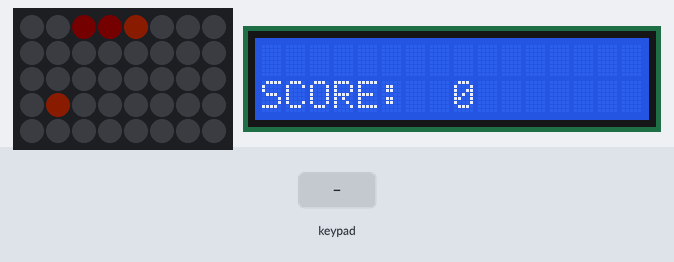
This sketch was run on a simulated Arduino Uno, built with avr-gcc and run on an emulated ATmega328P. Shown: 8×5 RGB LED matrix (first LED top left, wired row by row), 16×2 character LCD. The inputs (shaded band) are chosen by the test bench. Dim RGB values are drawn brighter than linear; random numbers use the default seed unless the sketch sets one.

Above: at 1.2 s.
1.3 s: key '1' pressed
At 1.95 s:
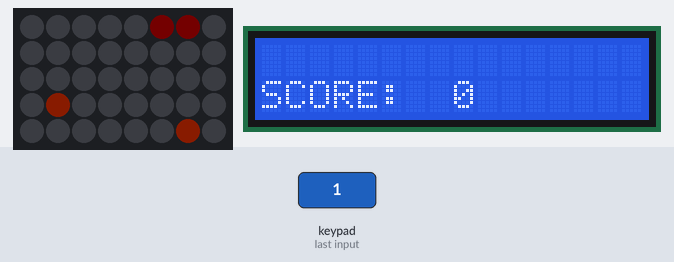
3.3 s: keypad keys 4 5 6 7 pressed 0.4 s apart
At 4.35 s:
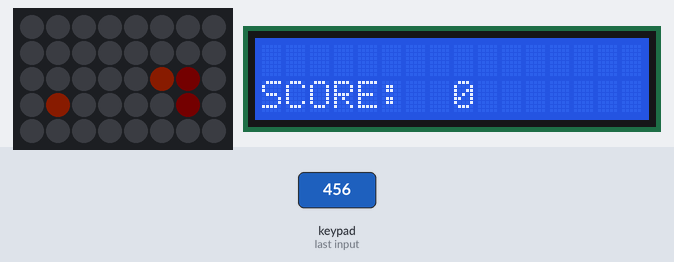
6.4 s: key '2' pressed
At 7.05 s:
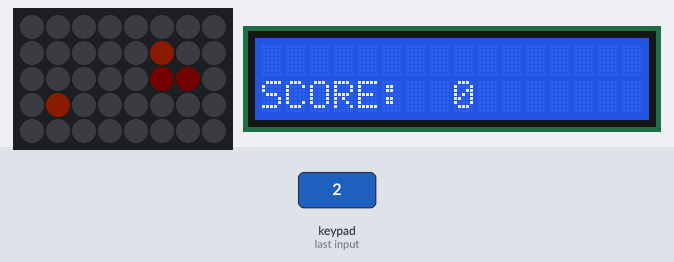
8.4 s: keypad keys 4 5 6 7 A pressed 0.4 s apart
At 9.45 s:
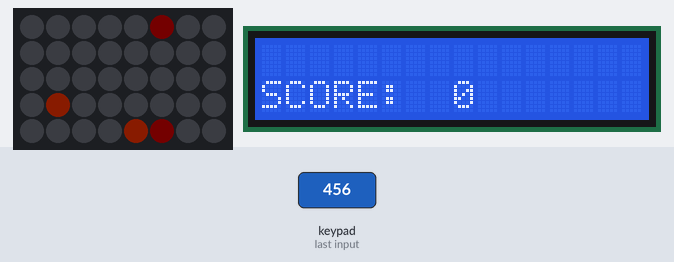
Timing chart, 0 to 11.4 s (numbered marks = the images above; inputs shaded):
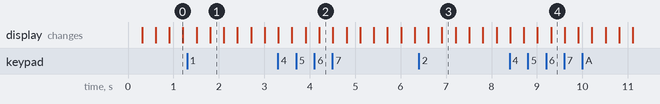

The sketch:

SnakeKeypadWithScore.ino
```cpp
#include <Adafruit_NeoMatrix.h>
#include <LiquidCrystal.h>
#include <Keypad.h>

#include "pixellist.h"

#define MATRIX_PIN A0

char g_cKeyIn;
int g_iScore = 0;

class CyclicTask
{
public:
    CyclicTask(uint32_t u32CyclicRate) : m_u32CyclicRate(u32CyclicRate), m_u32CyclicTimer(0) {};

    void vUpdateClk(uint32_t u32CurrTime)
    {
        if (u32CurrTime - m_u32CyclicTimer >= m_u32CyclicRate)
        {
            m_u32CyclicTimer = u32CurrTime;
            vProcess();
        }
    };

    // Implement your functionality in this function
    virtual void vProcess() = 0;

protected:
    uint32_t m_u32CyclicRate;
    uint32_t m_u32CyclicTimer;
};

class Snake : public CyclicTask
{
public:
    static uint16_t u16ApplyFade(uint16_t u16Color, uint8_t u8FadeFactor)
    {
        uint32_t r = ((u16Color >> 11) * u8FadeFactor) >> 8;
        uint32_t g = (((u16Color & 0x07E0) >> 5) * u8FadeFactor) >> 8;
        uint32_t b = ((u16Color & 0x001F) * u8FadeFactor) >> 8;
        return static_cast<int16_t> ((r << 11) + (g << 5) + b);
    }


    enum tenMoveDir { LEFT, RIGHT, UP, DOWN };
    Snake(uint32_t u32CyclicRate, Adafruit_NeoMatrix *poDisplay, Keypad *poKeyPad, uint16_t *pau16Palette, uint16_t u16PaletteSize)
        : CyclicTask(u32CyclicRate), m_poDisplay(poDisplay), m_poKeyPad(poKeyPad), m_pau16Palette(pau16Palette), m_u16PaletteSize(u16PaletteSize)
    {
        m_oFood.xPos = random(m_poDisplay->width());
        m_oFood.yPos = random(m_poDisplay->height());
        m_u16ColorIdx = 0;
        vResetState();
    };

protected:
    Adafruit_NeoMatrix *m_poDisplay;
    Keypad *m_poKeyPad;

    uint16_t   m_u16HeadColor;
    uint16_t   m_u16TailColor;
    uint16_t  *m_pau16Palette;
    uint16_t   m_u16PaletteSize;
    uint16_t   m_u16ColorIdx;
    tenMoveDir m_enDir;
    PixelList  m_oSnake;
    Pixel      m_oFood;
    bool       m_boGrowBigger;

    virtual void vProcess()
    {
        // 1. Clear screen
        m_poDisplay->fillScreen(0);

        // 2. Draw Food
        m_poDisplay->drawPixel(m_oFood.xPos, m_oFood.yPos, m_u16HeadColor);

        // 3. Draw snake
        vDrawSnake();

        // 4. check food against head, set flag to growBigger, generate a new food in different location
        vEatIfYouCan();

        // 5. calculate next position, check for game over if head hits body
        vCalcNewPos();

        m_poDisplay->show();
    };

private:
    void vCalcNewPos(void)
    {
        bool boChangeDir = false;
        char cKeyIn = g_cKeyIn;
        if (cKeyIn != NO_KEY)
            g_cKeyIn = NO_KEY; //clear the global key counter

        Pixel oNewPix(m_oSnake.pHead->xPos, m_oSnake.pHead->yPos);


        //if direction is U or D, movement can only be L/R
        if ((m_enDir == UP) || (m_enDir == DOWN))
        {
            if ((cKeyIn == '7') ||
                (cKeyIn == '3') ||
                (cKeyIn == 'B'))
            {   // +X movement
                boChangeDir = true;
                m_enDir = RIGHT;
                vMoveRight(oNewPix);
            }
            else if ((cKeyIn == '5') ||
                (cKeyIn == '1') ||
                (cKeyIn == '9'))
            {
                boChangeDir = true;
                m_enDir = LEFT;
                vMoveLeft(oNewPix);
            }
        }
        else if ((m_enDir == LEFT) || (m_enDir == RIGHT)) //if direction is L or R, movement can only be Up/Down
        {
            if ((cKeyIn == 'A') ||
                (cKeyIn == '9') ||
                (cKeyIn == 'B'))
            { //+y
                boChangeDir = true;
                m_enDir = DOWN;
                vMoveDown(oNewPix);
            }
            else if ((cKeyIn == '2') ||
                (cKeyIn == '1') ||
                (cKeyIn == '3'))
            { //-y
                boChangeDir = true;
                m_enDir = UP;
                vMoveUp(oNewPix);
            }
        }

        if (boChangeDir == false)
        {
            switch (m_enDir) {
            case RIGHT:
                vMoveRight(oNewPix);
                break;

            case LEFT:
                vMoveLeft(oNewPix);
                break;

            case DOWN:
                vMoveDown(oNewPix);
                break;

            case UP:
                vMoveUp(oNewPix);
                break;
            }
        }

        if (boCheckCollision(oNewPix) == false) //doesn't collide
        {
            m_oSnake.vPushFront(oNewPix);
            if (!m_boGrowBigger) //dont grow bigger, you didnt eat
                m_oSnake.oPopBack();
            else
                m_boGrowBigger = false;
        }
        else
        {
            m_oSnake.vClearList();
            vResetState();
        }
    }

    void vDrawSnake(void)
    {
        Pixel *it = m_oSnake.pHead;

        while (it)
        {
            m_poDisplay->drawPixel(it->xPos, it->yPos, (it == m_oSnake.pHead ? m_u16HeadColor : m_u16TailColor));
            it = it->pNext;
        }

    }

    void vMoveRight(Pixel &oNewPix)
    {
        if (oNewPix.xPos + 1 < m_poDisplay->width())
        {
            oNewPix.xPos += 1;
        }
        else
        {
            oNewPix.xPos = 0; //wrap around imp
        }
    }

    void vMoveLeft(Pixel &oNewPix)
    {
        if (oNewPix.xPos - 1 >= 0)
        {
            oNewPix.xPos -= 1;
        }
        else
        {
            oNewPix.xPos = m_poDisplay->width() - 1; //wrap
        }
    }

    void vMoveUp(Pixel &oNewPix)
    {
        if (oNewPix.yPos - 1 >= 0)
        {
            oNewPix.yPos -= 1;
        }
        else
        {
            oNewPix.yPos = m_poDisplay->height() - 1; //wrap
        }
    }

    void vMoveDown(Pixel &oNewPix)
    {
        if (oNewPix.yPos + 1 < m_poDisplay->height())
        {
            oNewPix.yPos += 1;
        }
        else
        {
            oNewPix.yPos = 0; //wrap
        }
    }

    void vResetState(void)
    {
        //reset condition
        m_enDir = RIGHT;
        m_oSnake.vPushFront(Pixel(0, 0));
        m_oSnake.vPushFront(Pixel(1, 0));
        m_oSnake.vPushFront(Pixel(2, 0));

        if (m_u16ColorIdx + 1 < m_u16PaletteSize)
            ++m_u16ColorIdx;
        else
            m_u16ColorIdx = 0;

        m_u16HeadColor = u16ApplyFade(m_pau16Palette[m_u16ColorIdx], 128);
        m_u16TailColor = u16ApplyFade(m_pau16Palette[m_u16ColorIdx], 64);
        //m_u16HeadColor = m_pau16Palette[m_u16ColorIdx];
        //m_u16TailColor = m_pau16Palette[m_u16ColorIdx];

        vResetFood();

        g_iScore = 0;//reset score
    }

    // returns true IF pixel collides with body
    bool boCheckCollision(Pixel &oPixel)
    {
        Pixel *it = m_oSnake.pHead;

        while (it)
        {
            if ((it->xPos == oPixel.xPos) && (it->yPos == oPixel.yPos))
                return true;
            it = it->pNext;
        }

        return false; //does not collide
    }

    void vEatIfYouCan(void)
    {
        if ((m_oFood.xPos == m_oSnake.pHead->xPos) &&
            (m_oFood.yPos == m_oSnake.pHead->yPos))
        {
            m_boGrowBigger = true;
            ++g_iScore; //increase score
            vResetFood();
        }
    }

    void vResetFood(void)
    {
        do
        {
            m_oFood.xPos = random(m_poDisplay->width());
            m_oFood.yPos = random(m_poDisplay->height());
        } while (boCheckCollision(m_oFood)); //if new food is inside body, generate a new one
    }
};


const byte ROWS = 4; //four rows
const byte COLS = 4; //four columns
char keys[ROWS][COLS] = {
    { '1','2','3','4' },
    { '5','6','7','8' },
    { '9','A','B','C' },
    { 'D','E','F','G' }
};

byte rowPins[ROWS] = { 3, 2, 1, 0 }; // Rows 0..3 [R0,R1,R2,R3]
byte colPins[COLS] = { 4, 5, 6, 7 }; // Cols 0..3 [C0,C1,C2,C3]

Keypad g_oKeyPad(makeKeymap(keys), rowPins, colPins, ROWS, COLS);

uint16_t g_au16RainbowPalette[] = { 0xF800, 0xFC00, 0xFFE0, 0x07E0, 0x001F, 0x801F, 0xF81F };


// Setup for landscape mode
Adafruit_NeoMatrix matrix(8, 5, MATRIX_PIN,
    NEO_MATRIX_TOP + NEO_MATRIX_LEFT +
    NEO_MATRIX_ROWS + NEO_MATRIX_PROGRESSIVE,
    NEO_GRB + NEO_KHZ800);

LiquidCrystal lcd(8, 9, 10, 11, 12, 13);

Snake myPixel(300, &matrix, &g_oKeyPad, g_au16RainbowPalette, sizeof(g_au16RainbowPalette) / sizeof(uint16_t));

void setup() {

    //Serial.begin(9600);

    matrix.begin();
    matrix.setBrightness(64);
    matrix.fillScreen(0x0); //black

    lcd.begin(16, 2);
    lcd.setCursor(0, 1);
    lcd.write("SCORE:");
    lcd.setCursor(8, 1);
    g_oKeyPad.setHoldTime(100);

    randomSeed(analogRead(0));
}

void loop()
{
    //cKeyIn
    char temp = g_oKeyPad.getKey();
    if (temp != NO_KEY)
        g_cKeyIn = temp;

    myPixel.vUpdateClk(millis());
    lcd.setCursor(8, 1);


    String sScore(g_iScore);

    if (g_iScore > 0)
        lcd.write(sScore.c_str());
    else
        lcd.write("0 "); //clear the previous
}
```

pixellist.h
```cpp
// pixellist.h

#ifndef _PIXELLIST_h
#define _PIXELLIST_h

#if defined(ARDUINO) && ARDUINO >= 100
	#include "arduino.h"
#else
	#include "WProgram.h"
#endif

struct Pixel
{
    Pixel(int x = 0, int y = 0) : xPos(x), yPos(y), pNext(0), pPrev(0) {};

    int xPos;
    int yPos;
    Pixel *pNext;
    Pixel *pPrev;
};

struct PixelList
{
    PixelList() : pHead(0), pTail(0) {};
    ~PixelList()
    {
        while (pHead != 0)
        {
            Pixel *pTemp = pHead;
            pHead = pHead->pNext;

            //cout << "freeing " << pTemp->xPos << "," << pTemp->yPos << endl;
            free(pTemp);
        }
    };


    void vPushBack(Pixel oPixel)
    {
        Pixel *pNode = (Pixel *)malloc(sizeof(Pixel));
        pNode->xPos = oPixel.xPos;
        pNode->yPos = oPixel.yPos;
        pNode->pNext = 0;
        pNode->pPrev = 0;

        if (pHead == 0) //First entry
        {
            pHead = pNode;
            pTail = pNode;
        }
        else
        {
            pTail->pNext = pNode;
            pNode->pPrev = pTail;
            pTail = pNode;
        }
    }

    void vPushFront(Pixel oPixel)
    {
        Pixel *pNode = (Pixel *)malloc(sizeof(Pixel));
        pNode->xPos = oPixel.xPos;
        pNode->yPos = oPixel.yPos;
        pNode->pNext = 0;
        pNode->pPrev = 0;

        if (pHead == 0)
        {
            pHead = pNode;
            pTail = pNode;
        }
        else
        {
            pNode->pNext = pHead;
            pHead->pPrev = pNode;
            pHead = pNode;
        }
    }

    Pixel oPopFront(void)
    {
        Pixel oReturn(0, 0);

        if (pHead != 0)
        {
            oReturn.xPos = pHead->xPos;
            oReturn.yPos = pHead->yPos;
            Pixel *pTemp = pHead;

            pHead = pHead->pNext;
            if (pHead) {
                pHead->pPrev = 0;
            }
            else { //reached the end
                pTail = 0;
            }

            //cout << "freeing " << pTemp->xPos << "," << pTemp->yPos << endl;
            free(pTemp);
        }

        return oReturn;
    }

    Pixel oPopBack(void)
    {
        Pixel oReturn(0, 0);

        if (pTail != 0)
        {
            oReturn.xPos = pTail->xPos;
            oReturn.yPos = pTail->yPos;
            Pixel *pTemp = pTail;

            pTail = pTail->pPrev;
            if (pTail) { //not yet empty
                pTail->pNext = 0;
            }
            else { //empty
                pHead = 0;
            }
            //cout << "freeing " << pTemp->xPos << "," << pTemp->yPos << endl;
            free(pTemp);
        }

        return oReturn;
    }

    void vClearList(void)
    {
        while (pHead != 0)
        {
            Pixel *pTemp = pHead;
            pHead = pHead->pNext;

            //cout << "freeing " << pTemp->xPos << "," << pTemp->yPos << endl;
            free(pTemp);
        }
        pTail = 0;
    };
    //void vShowContents(void)
    //{
    //    Pixel *pIterator = pHead;
    //    while (pIterator != 0)
    //    {
    //        std::cout << pIterator->xPos << "," << pIterator->yPos << "->";
    //        pIterator = pIterator->pNext;
    //    }
    //    std::cout << "NULL" << std::endl;
    //}

    Pixel *pHead;
    Pixel *pTail;
};

#endif
```
